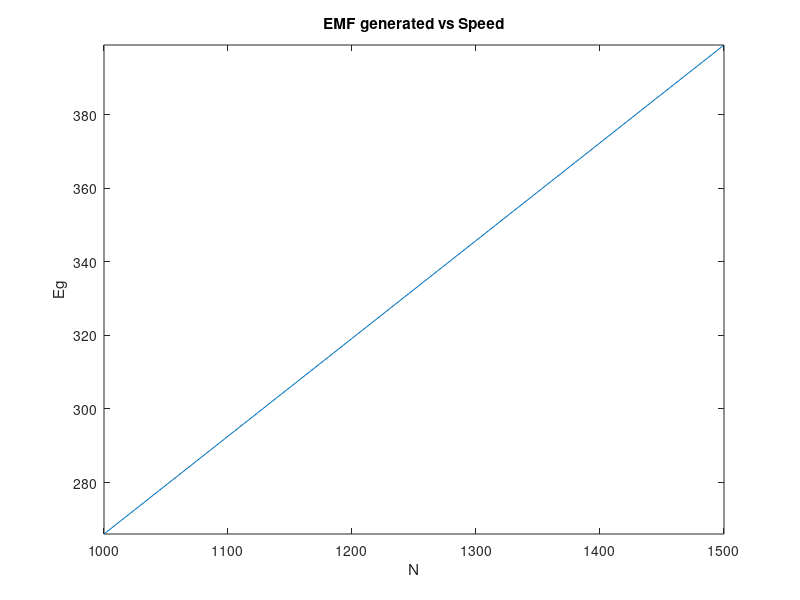

MATLAB code for this plot:
N = 1000:100:1500 % N varies from 1000 to 1500 RPM
Eg = 0.266*N % Generated EMF
plot(N,Eg)
axis tight
title("EMF generated vs Speed")
xlabel("N")
ylabel("Eg")
